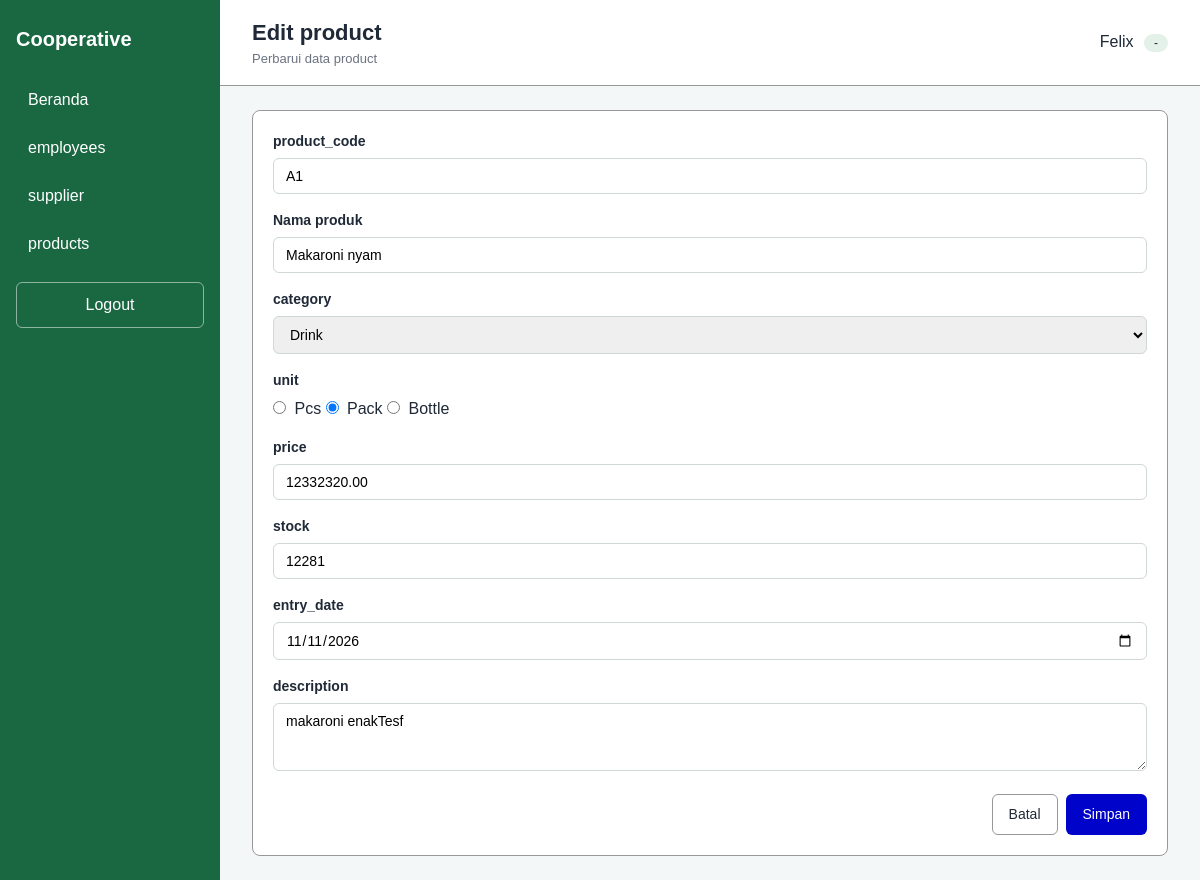
Page /pages/products/edit.php?id=1 (signed in) on the committed database.
### tables this page shows
CREATE TABLE `products` (
  `product_id` int NOT NULL,
  `product_code` varchar(10) DEFAULT NULL,
  `product_name` varchar(100) DEFAULT NULL,
  `category` enum('Food','Drink','Stationery','Uniform') DEFAULT NULL,
  `unit` enum('Pcs','Pack','Bottle') DEFAULT NULL,
  `price` decimal(10,2) DEFAULT NULL,
  `stock` int DEFAULT NULL,
  `entry_date` date DEFAULT NULL,
  `description` text
);

### repositories/product-repositories.php (called while the page is built, shortened)
<?php
require_once __DIR__ . "/../config/database.php";
function getProduct($id)
{
    global $pdo;
    $query = "select * from products where product_id = :id";
    $stmt = $pdo->prepare($query);
    $stmt->execute(['id' => $id]);
    return $stmt->fetch() ?: null;
}
function getEnumValues($table, $column)
{
    global $pdo;
    $query = "SHOW COLUMNS FROM `$table` LIKE '$column'";
    $stmt = $pdo->prepare($query);
    $stmt->execute();
    $row = $stmt->fetch();
    preg_match_all("/'([^']+)'/", $row['Type'], $matches);
    return $matches[1];
}
function getUnits()
{
    return getEnumValues('products', 'unit');
}
function getCategories()
{
    return getEnumValues('products', 'category');
}

### pages/products/edit.php (the view, shortened to what this page needs)
<?php
require_once __DIR__ . "/../../repositories/product-repositories.php";
$id = $_GET['id'] ?? null;
$product = getProduct($id);
$categories = getCategories();
$units = getUnits();
?>
<!DOCTYPE html>
<html lang="id">
<head>
  <link rel="stylesheet" href="../../styles/categories/edit.css">
</head>
<body>
  <div class="layout">
    <?php require_once __DIR__ . "/../../components/sidebar.php" ?>
    <main class="main">
      <?php require_once __DIR__ . "/../../components/topbar.php" ?>
      <div class="content">
        <form method="POST" action="../../actions/products/update.php" class="card">
          <div class="form-group">
            <label for="product_code">product_code</label>
            <input type="text" id="product_code" name="product_code"
              value="<?= htmlspecialchars($product['product_code']) ?>">
          </div>
          <div class="form-group">
            <label for="product_name">Nama produk</label>
            <input type="text" id="product_name" name="product_name"
              value="<?= htmlspecialchars($product['product_name']) ?>">
          </div>
          <div class="form-group">
            <label for="category">category</label>
            <select id="category" name="category">
              <?php foreach ($categories as $category): ?>
                <option value="<?= htmlspecialchars($category) ?>" <?= $category == $product['category'] ? 'selected' : '' ?>>
                  <?= htmlspecialchars($category) ?>
                </option>
              <?php endforeach; ?>
            </select>
          </div>
          <div class="form-group">
            <label>unit</label>
            <?php foreach ($units as $unit): ?>
              <input type="radio" name="unit" value="<?= htmlspecialchars($unit) ?>" <?= $unit == $product['unit'] ? 'checked' : '' ?>>
              <?= htmlspecialchars($unit) ?>
            <?php endforeach; ?>
          </div>
          <div class="form-group">
            <label for="price">price</label>
            <input type="number" id="price" name="price" min="0" value="<?= $product['price'] ?>">
          </div>
          <div class="form-group">
            <label for="stock">stock</label>
            <input type="number" id="stock" name="stock" min="0" value="<?= $product['stock'] ?>">
          </div>
          <div class="form-group">
            <label for="entry_date">entry_date</label>
            <input type="date" id="entry_date" name="entry_date" value="<?= $product['entry_date'] ?>">
          </div>
          <div class="form-group">
            <label for="description">description</label>
            <textarea id="description" name="description"
              rows="3"><?= htmlspecialchars($product['description']) ?></textarea>
          </div>
          <div class="form-actions">
            <a href="index.php" class="btn btn-outline">Batal</a>
            <button type="submit" name="update" class="btn btn-primary">Simpan</button>
          </div>
        </form>
      </div>
    </main>
  </div>
</body>
</html>

### styles/base.css (style rules this page uses)
:root { --Blue: #0003c9; --green-dark: #196842; --red: #c0392b; --text: #1f2937; --muted: #6b7280; --line: #989898; --bg: #f4f7f7; }
* { margin: 0; padding: 0; box-sizing: border-box; }
body { font-family: Arial, sans-serif; background: var(--bg); color: var(--text); line-height: 1.5; }
a { color: inherit; text-decoration: none; }
.btn { display: inline-block; padding: 9px 16px; border: 1px solid transparent; border-radius: 6px; font-size: 14px; cursor: pointer; }
.btn-primary { background: var(--Blue); color: #fff; }
.btn-outline { background: #fff; border-color: var(--line); color: var(--text); }
.card { background: #fff; border: 1px solid var(--line); border-radius: 8px; padding: 20px; }
.form-group { margin-bottom: 16px; flex: 1; }
label { display: block; font-size: 14px; font-weight: bold; margin-bottom: 6px; }
input, select, textarea { width: 100%; padding: 9px 12px; border: 1px solid #cfd8d3; border-radius: 6px; font-size: 14px; font-family: inherit; }
input[type="radio"], input[type="checkbox"] { width: auto; margin-right: 4px; }
.form-actions { display: flex; justify-content: flex-end; gap: 8px; }

### styles/components/sidebar.css (style rules this page uses)
.layout { display: flex; min-height: 100vh; }

### styles/components/header.css (style rules this page uses)
.main { flex: 1; }
.content { padding: 24px 32px; }

### styles/components/forms.css (style rules this page uses)
.form-group { margin-bottom: 16px; flex: 1; }
label { display: block; font-size: 14px; font-weight: bold; margin-bottom: 6px; }
input, select, textarea { width: 100%; padding: 9px 12px; border: 1px solid #cfd8d3; border-radius: 6px; font-size: 14px; font-family: inherit; }
.form-actions { display: flex; justify-content: flex-end; gap: 8px; }

### rows in the picture
products: product_code "A1", product_name "Makaroni nyam", category "Drink", unit "☑", price "12332320.00", stock "12281", entry_date "11/11/2026", description "makaroni enakTesf"

### other values in the picture
$pageTitle "Edit product"
$pageSubtitle "Perbarui data product"
$_SESSION['name'] "Felix"
$user['role'] "-"
$unit "Pcs"
$unit "Pack"
$unit "Bottle"
